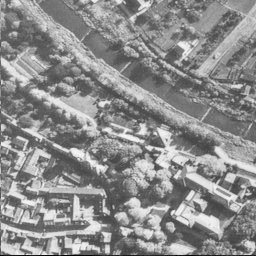
%> input picture hw3/Ex3Im1.tiff, 256 x 256 px
$ octave hw3.m   (GNU Octave 9; MATLAB toolbox functions it lacks are replaced by stand-ins)
%> lines starting %> are read from the running program, lines starting %| are printed output that depends on the picture
im1=imread('Ex3Im1.tiff');
%> im1 is the input picture: size 256x256 uint8; min 1, max 248, mean 140.5
im2=imread('Ex3Im2.tiff');
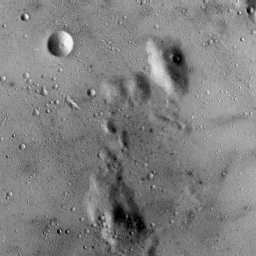
%> input picture hw3/Ex3Im2.tiff, 256 x 256 px
%> im2 is the input picture: size 256x256 uint8; min 0, max 249, mean 127.8
im3=imread('Ex3Im3.tiff');
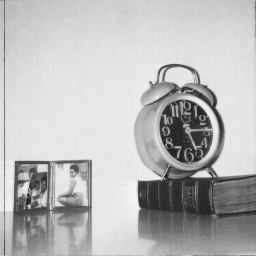
%> input picture hw3/Ex3Im3.tiff, 256 x 256 px
%> im3 is the input picture: size 256x256 uint8; min 32, max 246, mean 186
index = 2:256*256;

% (a)
%% H1
figure();
imhist(im1);
title('histogram of image 1');
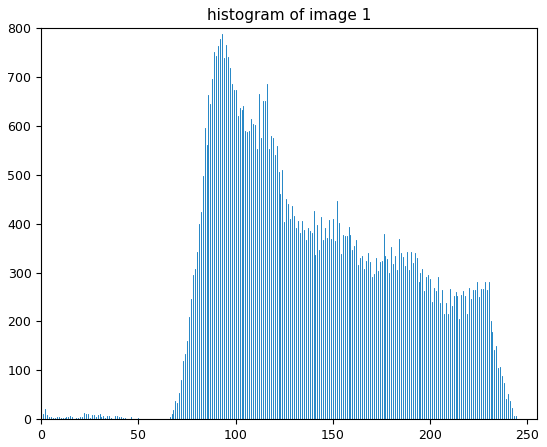
%> figure redrawn from the program's plot data; highest point at x = 93, y = 788
figure();
imhist(im2);
title('histogram of image 2');
%> figure, not shown here; highest point at x = 137, y = 1301
figure();
imhist(im3);
title('histogram of image 3');
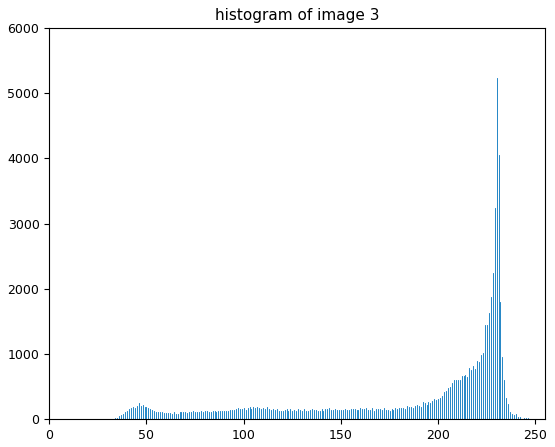
%> figure redrawn from the program's plot data; highest point at x = 230, y = 5230
e11=entropy(im1);
%> e11 = 7.31
e21=entropy(im2);
%> e21 = 6.71
e31=entropy(im3);
%> e31 = 6.71

(b)
%> (this line was passed over: b is not available in this run)
%% H2
im1_2(index)=im1(index)-im1(index-1);
im2_2(index)=im2(index)-im2(index-1);
im3_2(index)=im3(index)-im2(index-1);
im1_2(1)=im1(1);
im2_2(1)=im2(1);
im3_2(1)=im3(1);
imshow(im1_2);
imshow(im2_2);
imshow(im3_2);
e12=entropy(im1_2);
%> e12 = 3.57
e22=entropy(im2_2);
%> e22 = 2.97
e32=entropy(im3_2);
%> e32 = 6.5

%% H3
im1t=im1';
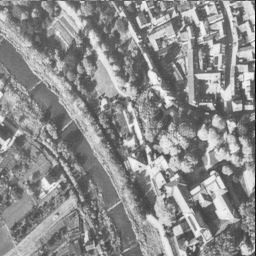
%> im1t: size 256x256 uint8; min 1, max 248, mean 140.5; mean of the top-left, top-right, bottom-left and bottom-right quarters 140.4, 141.9, 134, 145.7
im2t=im2';
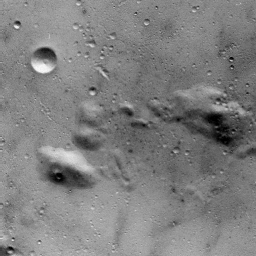
%> im2t: size 256x256 uint8; min 0, max 249, mean 127.8; mean of the top-left, top-right, bottom-left and bottom-right quarters 136, 114.7, 139.4, 121
im3t=im3';
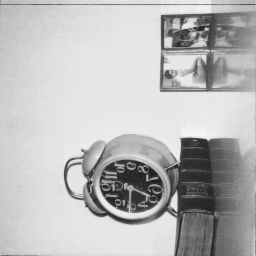
%> im3t: size 256x256 uint8; min 32, max 246, mean 186; mean of the top-left, top-right, bottom-left and bottom-right quarters 218.7, 190.6, 199.7, 134.9
im1_3(index)=im1t(index)-im1t(index-1);
im2_3(index)=im2t(index)-im2t(index-1);
im3_3(index)=im3t(index)-im2t(index-1);
im1_3(1)=im1t(1);
im2_3(1)=im2t(1);
im3_3(1)=im3t(1);
figure;
imshow(im1_3);
figure;
imshow(im2_3);
figure;
imshow(im3_3);
e13=entropy(im1_3);
%> e13 = 3.5
e23=entropy(im2_3);
%> e23 = 3.13
e33=entropy(im3_3);
%> e33 = 6.51

%% H4
%> (the run ends here)
